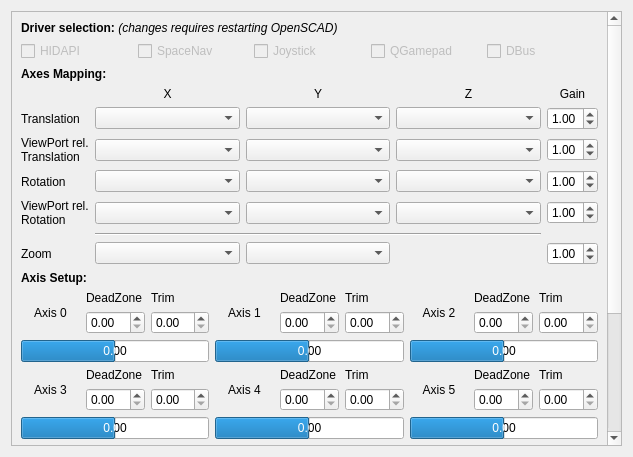
<?xml version="1.0" encoding="UTF-8"?>
<ui version="4.0">
 <class>Axis</class>
 <widget class="QWidget" name="Axis">
  <property name="geometry">
   <rect>
    <x>0</x>
    <y>0</y>
    <width>633</width>
    <height>457</height>
   </rect>
  </property>
  <property name="sizePolicy">
   <sizepolicy hsizetype="Preferred" vsizetype="Preferred">
    <horstretch>0</horstretch>
    <verstretch>0</verstretch>
   </sizepolicy>
  </property>
  <property name="windowTitle">
   <string>Preferences</string>
  </property>
  <property name="unifiedTitleAndToolBarOnMac" stdset="0">
   <bool>true</bool>
  </property>
  <layout class="QGridLayout" name="gridLayout">
   <item row="0" column="0">
    <widget class="QScrollArea" name="scrollArea_InputAxis">
     <property name="widgetResizable">
      <bool>true</bool>
     </property>
     <widget class="QWidget" name="scrollAreaWidgetInputContents">
      <property name="geometry">
       <rect>
        <x>0</x>
        <y>0</y>
        <width>599</width>
        <height>610</height>
       </rect>
      </property>
      <layout class="QGridLayout" name="gridLayout_7" columnstretch="0,0">
       <item row="24" column="0" colspan="2">
        <layout class="QGridLayout" name="gridLayout_10">
         <item row="7" column="2">
          <widget class="QLabel" name="labelAxisTrim3">
           <property name="text">
            <string>Trim</string>
           </property>
          </widget>
         </item>
         <item row="11" column="1">
          <widget class="QDoubleSpinBox" name="doubleSpinBoxDeadzone6">
           <property name="correctionMode">
            <enum>QAbstractSpinBox::CorrectToNearestValue</enum>
           </property>
           <property name="singleStep">
            <double>0.050000000000000</double>
           </property>
          </widget>
         </item>
         <item row="0" column="2">
          <widget class="QLabel" name="labelAxisTrim0">
           <property name="text">
            <string>Trim</string>
           </property>
          </widget>
         </item>
         <item row="9" column="0" colspan="3">
          <widget class="QProgressBar" name="progressBarAxis3">
           <property name="minimum">
            <number>-100</number>
           </property>
           <property name="value">
            <number>0</number>
           </property>
           <property name="format">
            <string notr="true">0.00</string>
           </property>
          </widget>
         </item>
         <item row="1" column="2">
          <widget class="QDoubleSpinBox" name="doubleSpinBoxTrim0">
           <property name="correctionMode">
            <enum>QAbstractSpinBox::CorrectToNearestValue</enum>
           </property>
           <property name="singleStep">
            <double>0.010000000000000</double>
           </property>
          </widget>
         </item>
         <item row="13" column="0" colspan="3">
          <widget class="QPushButton" name="pushButtonAxisTrimReset">
           <property name="text">
            <string>Reset Trim</string>
           </property>
          </widget>
         </item>
         <item row="1" column="4">
          <widget class="QDoubleSpinBox" name="doubleSpinBoxDeadzone1">
           <property name="correctionMode">
            <enum>QAbstractSpinBox::CorrectToNearestValue</enum>
           </property>
           <property name="singleStep">
            <double>0.050000000000000</double>
           </property>
          </widget>
         </item>
         <item row="12" column="3" colspan="3">
          <widget class="QProgressBar" name="progressBarAxis7">
           <property name="minimum">
            <number>-100</number>
           </property>
           <property name="value">
            <number>0</number>
           </property>
           <property name="format">
            <string notr="true">0.00</string>
           </property>
          </widget>
         </item>
         <item row="9" column="3" colspan="3">
          <widget class="QProgressBar" name="progressBarAxis4">
           <property name="minimum">
            <number>-100</number>
           </property>
           <property name="value">
            <number>0</number>
           </property>
           <property name="format">
            <string notr="true">0.00</string>
           </property>
          </widget>
         </item>
         <item row="1" column="7">
          <widget class="QDoubleSpinBox" name="doubleSpinBoxDeadzone2">
           <property name="correctionMode">
            <enum>QAbstractSpinBox::CorrectToNearestValue</enum>
           </property>
           <property name="singleStep">
            <double>0.050000000000000</double>
           </property>
          </widget>
         </item>
         <item row="1" column="1">
          <widget class="QDoubleSpinBox" name="doubleSpinBoxDeadzone0">
           <property name="correctionMode">
            <enum>QAbstractSpinBox::CorrectToNearestValue</enum>
           </property>
           <property name="singleStep">
            <double>0.050000000000000</double>
           </property>
          </widget>
         </item>
         <item row="9" column="6" colspan="3">
          <widget class="QProgressBar" name="progressBarAxis5">
           <property name="minimum">
            <number>-100</number>
           </property>
           <property name="value">
            <number>0</number>
           </property>
           <property name="format">
            <string notr="true">0.00</string>
           </property>
          </widget>
         </item>
         <item row="0" column="1">
          <widget class="QLabel" name="labelAxisDeadzone0">
           <property name="text">
            <string>DeadZone</string>
           </property>
          </widget>
         </item>
         <item row="1" column="5">
          <widget class="QDoubleSpinBox" name="doubleSpinBoxTrim1">
           <property name="correctionMode">
            <enum>QAbstractSpinBox::CorrectToNearestValue</enum>
           </property>
           <property name="singleStep">
            <double>0.010000000000000</double>
           </property>
          </widget>
         </item>
         <item row="11" column="2">
          <widget class="QDoubleSpinBox" name="doubleSpinBoxTrim6">
           <property name="correctionMode">
            <enum>QAbstractSpinBox::CorrectToNearestValue</enum>
           </property>
           <property name="singleStep">
            <double>0.010000000000000</double>
           </property>
          </widget>
         </item>
         <item row="6" column="3" colspan="3">
          <widget class="QProgressBar" name="progressBarAxis1">
           <property name="minimum">
            <number>-100</number>
           </property>
           <property name="value">
            <number>0</number>
           </property>
           <property name="format">
            <string notr="true">0.00</string>
           </property>
          </widget>
         </item>
         <item row="1" column="8">
          <widget class="QDoubleSpinBox" name="doubleSpinBoxTrim2">
           <property name="correctionMode">
            <enum>QAbstractSpinBox::CorrectToNearestValue</enum>
           </property>
           <property name="singleStep">
            <double>0.010000000000000</double>
           </property>
          </widget>
         </item>
         <item row="8" column="8">
          <widget class="QDoubleSpinBox" name="doubleSpinBoxTrim5">
           <property name="correctionMode">
            <enum>QAbstractSpinBox::CorrectToNearestValue</enum>
           </property>
           <property name="singleStep">
            <double>0.010000000000000</double>
           </property>
          </widget>
         </item>
         <item row="13" column="6" colspan="3">
          <widget class="QPushButton" name="pushButtonAxisTrim">
           <property name="text">
            <string>Auto Trim Axes</string>
           </property>
          </widget>
         </item>
         <item row="12" column="6" colspan="3">
          <widget class="QProgressBar" name="progressBarAxis8">
           <property name="minimum">
            <number>-100</number>
           </property>
           <property name="value">
            <number>0</number>
           </property>
           <property name="format">
            <string notr="true">0.00</string>
           </property>
          </widget>
         </item>
         <item row="11" column="4">
          <widget class="QDoubleSpinBox" name="doubleSpinBoxDeadzone7">
           <property name="correctionMode">
            <enum>QAbstractSpinBox::CorrectToNearestValue</enum>
           </property>
           <property name="singleStep">
            <double>0.050000000000000</double>
           </property>
          </widget>
         </item>
         <item row="8" column="1">
          <widget class="QDoubleSpinBox" name="doubleSpinBoxDeadzone3">
           <property name="correctionMode">
            <enum>QAbstractSpinBox::CorrectToNearestValue</enum>
           </property>
           <property name="singleStep">
            <double>0.050000000000000</double>
           </property>
          </widget>
         </item>
         <item row="8" column="4">
          <widget class="QDoubleSpinBox" name="doubleSpinBoxDeadzone4">
           <property name="correctionMode">
            <enum>QAbstractSpinBox::CorrectToNearestValue</enum>
           </property>
           <property name="singleStep">
            <double>0.050000000000000</double>
           </property>
          </widget>
         </item>
         <item row="8" column="2">
          <widget class="QDoubleSpinBox" name="doubleSpinBoxTrim3">
           <property name="correctionMode">
            <enum>QAbstractSpinBox::CorrectToNearestValue</enum>
           </property>
           <property name="singleStep">
            <double>0.010000000000000</double>
           </property>
          </widget>
         </item>
         <item row="8" column="5">
          <widget class="QDoubleSpinBox" name="doubleSpinBoxTrim4">
           <property name="correctionMode">
            <enum>QAbstractSpinBox::CorrectToNearestValue</enum>
           </property>
           <property name="singleStep">
            <double>0.010000000000000</double>
           </property>
          </widget>
         </item>
         <item row="11" column="8">
          <widget class="QDoubleSpinBox" name="doubleSpinBoxTrim8">
           <property name="correctionMode">
            <enum>QAbstractSpinBox::CorrectToNearestValue</enum>
           </property>
           <property name="singleStep">
            <double>0.010000000000000</double>
           </property>
          </widget>
         </item>
         <item row="11" column="5">
          <widget class="QDoubleSpinBox" name="doubleSpinBoxTrim7">
           <property name="correctionMode">
            <enum>QAbstractSpinBox::CorrectToNearestValue</enum>
           </property>
           <property name="singleStep">
            <double>0.010000000000000</double>
           </property>
          </widget>
         </item>
         <item row="11" column="7">
          <widget class="QDoubleSpinBox" name="doubleSpinBoxDeadzone8">
           <property name="correctionMode">
            <enum>QAbstractSpinBox::CorrectToNearestValue</enum>
           </property>
           <property name="singleStep">
            <double>0.050000000000000</double>
           </property>
          </widget>
         </item>
         <item row="8" column="7">
          <widget class="QDoubleSpinBox" name="doubleSpinBoxDeadzone5">
           <property name="correctionMode">
            <enum>QAbstractSpinBox::CorrectToNearestValue</enum>
           </property>
           <property name="singleStep">
            <double>0.050000000000000</double>
           </property>
          </widget>
         </item>
         <item row="12" column="0" colspan="3">
          <widget class="QProgressBar" name="progressBarAxis6">
           <property name="minimum">
            <number>-100</number>
           </property>
           <property name="value">
            <number>0</number>
           </property>
           <property name="format">
            <string notr="true">0.00</string>
           </property>
          </widget>
         </item>
         <item row="6" column="6" colspan="3">
          <widget class="QProgressBar" name="progressBarAxis2">
           <property name="minimum">
            <number>-100</number>
           </property>
           <property name="value">
            <number>0</number>
           </property>
           <property name="format">
            <string notr="true">0.00</string>
           </property>
          </widget>
         </item>
         <item row="6" column="0" colspan="3">
          <widget class="QProgressBar" name="progressBarAxis0">
           <property name="minimum">
            <number>-100</number>
           </property>
           <property name="value">
            <number>0</number>
           </property>
           <property name="format">
            <string notr="true">0.00</string>
           </property>
          </widget>
         </item>
         <item row="10" column="2">
          <widget class="QLabel" name="labelAxisTrim6">
           <property name="text">
            <string>Trim</string>
           </property>
          </widget>
         </item>
         <item row="7" column="1">
          <widget class="QLabel" name="labelAxisDeadzone3">
           <property name="text">
            <string>DeadZone</string>
           </property>
          </widget>
         </item>
         <item row="10" column="1">
          <widget class="QLabel" name="labelAxisDeadzone6">
           <property name="text">
            <string>DeadZone</string>
           </property>
          </widget>
         </item>
         <item row="10" column="4">
          <widget class="QLabel" name="labelAxisDeadzone7">
           <property name="text">
            <string>DeadZone</string>
           </property>
          </widget>
         </item>
         <item row="10" column="5">
          <widget class="QLabel" name="labelAxisTrim7">
           <property name="text">
            <string>Trim</string>
           </property>
          </widget>
         </item>
         <item row="10" column="7">
          <widget class="QLabel" name="labelAxisDeadzone8">
           <property name="text">
            <string>DeadZone</string>
           </property>
          </widget>
         </item>
         <item row="10" column="8">
          <widget class="QLabel" name="labelAxisTrim8">
           <property name="text">
            <string>Trim</string>
           </property>
          </widget>
         </item>
         <item row="7" column="7">
          <widget class="QLabel" name="labelAxisDeadzone5">
           <property name="text">
            <string>DeadZone</string>
           </property>
          </widget>
         </item>
         <item row="7" column="8">
          <widget class="QLabel" name="labelAxisTrim5">
           <property name="text">
            <string>Trim</string>
           </property>
          </widget>
         </item>
         <item row="7" column="4">
          <widget class="QLabel" name="labelAxisDeadzone4">
           <property name="text">
            <string>DeadZone</string>
           </property>
          </widget>
         </item>
         <item row="7" column="5">
          <widget class="QLabel" name="labelAxisTrim4">
           <property name="text">
            <string>Trim</string>
           </property>
          </widget>
         </item>
         <item row="0" column="7">
          <widget class="QLabel" name="labelAxisDeadzone2">
           <property name="text">
            <string>DeadZone</string>
           </property>
          </widget>
         </item>
         <item row="0" column="8">
          <widget class="QLabel" name="labelAxisTrim2">
           <property name="text">
            <string>Trim</string>
           </property>
          </widget>
         </item>
         <item row="0" column="6" rowspan="2">
          <widget class="QLabel" name="labelAxis2">
           <property name="sizePolicy">
            <sizepolicy hsizetype="Minimum" vsizetype="Minimum">
             <horstretch>0</horstretch>
             <verstretch>0</verstretch>
            </sizepolicy>
           </property>
           <property name="text">
            <string>Axis 2</string>
           </property>
           <property name="alignment">
            <set>Qt::AlignCenter</set>
           </property>
          </widget>
         </item>
         <item row="0" column="0" rowspan="2">
          <widget class="QLabel" name="labelAxis0">
           <property name="sizePolicy">
            <sizepolicy hsizetype="Minimum" vsizetype="Minimum">
             <horstretch>0</horstretch>
             <verstretch>0</verstretch>
            </sizepolicy>
           </property>
           <property name="text">
            <string>Axis 0</string>
           </property>
           <property name="alignment">
            <set>Qt::AlignCenter</set>
           </property>
          </widget>
         </item>
         <item row="7" column="0" rowspan="2">
          <widget class="QLabel" name="labelAxis3">
           <property name="sizePolicy">
            <sizepolicy hsizetype="Minimum" vsizetype="Minimum">
             <horstretch>0</horstretch>
             <verstretch>0</verstretch>
            </sizepolicy>
           </property>
           <property name="text">
            <string>Axis 3</string>
           </property>
           <property name="alignment">
            <set>Qt::AlignCenter</set>
           </property>
          </widget>
         </item>
         <item row="10" column="0" rowspan="2">
          <widget class="QLabel" name="labelAxis6">
           <property name="sizePolicy">
            <sizepolicy hsizetype="Minimum" vsizetype="Minimum">
             <horstretch>0</horstretch>
             <verstretch>0</verstretch>
            </sizepolicy>
           </property>
           <property name="text">
            <string>Axis 6</string>
           </property>
           <property name="alignment">
            <set>Qt::AlignCenter</set>
           </property>
          </widget>
         </item>
         <item row="10" column="6" rowspan="2">
          <widget class="QLabel" name="labelAxis8">
           <property name="sizePolicy">
            <sizepolicy hsizetype="Minimum" vsizetype="Minimum">
             <horstretch>0</horstretch>
             <verstretch>0</verstretch>
            </sizepolicy>
           </property>
           <property name="text">
            <string>Axis 8</string>
           </property>
           <property name="alignment">
            <set>Qt::AlignCenter</set>
           </property>
          </widget>
         </item>
         <item row="10" column="3" rowspan="2">
          <widget class="QLabel" name="labelAxis7">
           <property name="sizePolicy">
            <sizepolicy hsizetype="Minimum" vsizetype="Minimum">
             <horstretch>0</horstretch>
             <verstretch>0</verstretch>
            </sizepolicy>
           </property>
           <property name="text">
            <string>Axis 7</string>
           </property>
           <property name="alignment">
            <set>Qt::AlignCenter</set>
           </property>
          </widget>
         </item>
         <item row="7" column="6" rowspan="2">
          <widget class="QLabel" name="labelAxis5">
           <property name="sizePolicy">
            <sizepolicy hsizetype="Minimum" vsizetype="Minimum">
             <horstretch>0</horstretch>
             <verstretch>0</verstretch>
            </sizepolicy>
           </property>
           <property name="text">
            <string>Axis 5</string>
           </property>
           <property name="alignment">
            <set>Qt::AlignCenter</set>
           </property>
          </widget>
         </item>
         <item row="0" column="3" rowspan="2">
          <widget class="QLabel" name="labelAxis1">
           <property name="sizePolicy">
            <sizepolicy hsizetype="Minimum" vsizetype="Minimum">
             <horstretch>0</horstretch>
             <verstretch>0</verstretch>
            </sizepolicy>
           </property>
           <property name="text">
            <string>Axis 1</string>
           </property>
           <property name="alignment">
            <set>Qt::AlignCenter</set>
           </property>
          </widget>
         </item>
         <item row="7" column="3" rowspan="2">
          <widget class="QLabel" name="labelAxis4">
           <property name="sizePolicy">
            <sizepolicy hsizetype="Minimum" vsizetype="Minimum">
             <horstretch>0</horstretch>
             <verstretch>0</verstretch>
            </sizepolicy>
           </property>
           <property name="text">
            <string>Axis 4</string>
           </property>
           <property name="alignment">
            <set>Qt::AlignCenter</set>
           </property>
          </widget>
         </item>
         <item row="0" column="4">
          <widget class="QLabel" name="labelAxisDeadzone1">
           <property name="text">
            <string>DeadZone</string>
           </property>
          </widget>
         </item>
         <item row="0" column="5">
          <widget class="QLabel" name="labelAxisTrim1">
           <property name="text">
            <string>Trim</string>
           </property>
          </widget>
         </item>
        </layout>
       </item>
       <item row="13" column="0" colspan="2">
        <layout class="QGridLayout" name="gridLayout_11">
         <item row="3" column="0">
          <widget class="QLabel" name="labelInputRotation">
           <property name="text">
            <string>Rotation</string>
           </property>
          </widget>
         </item>
         <item row="3" column="1">
          <widget class="QComboBox" name="comboBoxRotationX">
           <property name="sizePolicy">
            <sizepolicy hsizetype="Preferred" vsizetype="Fixed">
             <horstretch>1</horstretch>
             <verstretch>0</verstretch>
            </sizepolicy>
           </property>
          </widget>
         </item>
         <item row="6" column="0">
          <widget class="QLabel" name="labelInputZoom">
           <property name="text">
            <string>Zoom</string>
           </property>
          </widget>
         </item>
         <item row="6" column="1">
          <widget class="QComboBox" name="comboBoxZoom">
           <property name="sizePolicy">
            <sizepolicy hsizetype="Preferred" vsizetype="Fixed">
             <horstretch>1</horstretch>
             <verstretch>0</verstretch>
            </sizepolicy>
           </property>
          </widget>
         </item>
         <item row="1" column="1">
          <widget class="QComboBox" name="comboBoxTranslationX">
           <property name="sizePolicy">
            <sizepolicy hsizetype="Preferred" vsizetype="Fixed">
             <horstretch>1</horstretch>
             <verstretch>0</verstretch>
            </sizepolicy>
           </property>
          </widget>
         </item>
         <item row="2" column="3">
          <widget class="QComboBox" name="comboBoxTranslationZVPRel">
           <property name="sizePolicy">
            <sizepolicy hsizetype="Preferred" vsizetype="Fixed">
             <horstretch>1</horstretch>
             <verstretch>0</verstretch>
            </sizepolicy>
           </property>
          </widget>
         </item>
         <item row="1" column="3">
          <widget class="QComboBox" name="comboBoxTranslationZ">
           <property name="sizePolicy">
            <sizepolicy hsizetype="Preferred" vsizetype="Fixed">
             <horstretch>1</horstretch>
             <verstretch>0</verstretch>
            </sizepolicy>
           </property>
          </widget>
         </item>
         <item row="1" column="4">
          <widget class="QDoubleSpinBox" name="doubleSpinBoxTranslationGain">
           <property name="correctionMode">
            <enum>QAbstractSpinBox::CorrectToNearestValue</enum>
           </property>
           <property name="minimum">
            <double>0.100000000000000</double>
           </property>
           <property name="maximum">
            <double>9.990000000000000</double>
           </property>
           <property name="singleStep">
            <double>0.100000000000000</double>
           </property>
           <property name="value">
            <double>1.000000000000000</double>
           </property>
          </widget>
         </item>
         <item row="0" column="1">
          <widget class="QLabel" name="label_11">
           <property name="text">
            <string>X</string>
           </property>
           <property name="alignment">
            <set>Qt::AlignCenter</set>
           </property>
          </widget>
         </item>
         <item row="0" column="4">
          <widget class="QLabel" name="label_16">
           <property name="text">
            <string>Gain</string>
           </property>
           <property name="alignment">
            <set>Qt::AlignCenter</set>
           </property>
          </widget>
         </item>
         <item row="3" column="4">
          <widget class="QDoubleSpinBox" name="doubleSpinBoxRotateGain">
           <property name="correctionMode">
            <enum>QAbstractSpinBox::CorrectToNearestValue</enum>
           </property>
           <property name="minimum">
            <double>0.100000000000000</double>
           </property>
           <property name="maximum">
            <double>9.990000000000000</double>
           </property>
           <property name="singleStep">
            <double>0.100000000000000</double>
           </property>
           <property name="value">
            <double>1.000000000000000</double>
           </property>
          </widget>
         </item>
         <item row="3" column="2">
          <widget class="QComboBox" name="comboBoxRotationY">
           <property name="sizePolicy">
            <sizepolicy hsizetype="Preferred" vsizetype="Fixed">
             <horstretch>1</horstretch>
             <verstretch>0</verstretch>
            </sizepolicy>
           </property>
          </widget>
         </item>
         <item row="0" column="2">
          <widget class="QLabel" name="label_14">
           <property name="text">
            <string>Y</string>
           </property>
           <property name="alignment">
            <set>Qt::AlignCenter</set>
           </property>
          </widget>
         </item>
         <item row="6" column="4">
          <widget class="QDoubleSpinBox" name="doubleSpinBoxZoomGain">
           <property name="minimum">
            <double>0.100000000000000</double>
           </property>
           <property name="maximum">
            <double>9.990000000000000</double>
           </property>
           <property name="singleStep">
            <double>0.100000000000000</double>
           </property>
           <property name="value">
            <double>1.000000000000000</double>
           </property>
          </widget>
         </item>
         <item row="2" column="4">
          <widget class="QDoubleSpinBox" name="doubleSpinBoxTranslationVPRelGain">
           <property name="correctionMode">
            <enum>QAbstractSpinBox::CorrectToNearestValue</enum>
           </property>
           <property name="minimum">
            <double>0.100000000000000</double>
           </property>
           <property name="maximum">
            <double>9.990000000000000</double>
           </property>
           <property name="singleStep">
            <double>0.100000000000000</double>
           </property>
           <property name="value">
            <double>1.000000000000000</double>
           </property>
          </widget>
         </item>
         <item row="0" column="3">
          <widget class="QLabel" name="label_15">
           <property name="text">
            <string>Z</string>
           </property>
           <property name="alignment">
            <set>Qt::AlignCenter</set>
           </property>
          </widget>
         </item>
         <item row="1" column="2">
          <widget class="QComboBox" name="comboBoxTranslationY">
           <property name="sizePolicy">
            <sizepolicy hsizetype="Preferred" vsizetype="Fixed">
             <horstretch>1</horstretch>
             <verstretch>0</verstretch>
            </sizepolicy>
           </property>
          </widget>
         </item>
         <item row="2" column="2">
          <widget class="QComboBox" name="comboBoxTranslationYVPRel">
           <property name="sizePolicy">
            <sizepolicy hsizetype="Preferred" vsizetype="Fixed">
             <horstretch>1</horstretch>
             <verstretch>0</verstretch>
            </sizepolicy>
           </property>
          </widget>
         </item>
         <item row="2" column="1">
          <widget class="QComboBox" name="comboBoxTranslationXVPRel">
           <property name="sizePolicy">
            <sizepolicy hsizetype="Preferred" vsizetype="Fixed">
             <horstretch>1</horstretch>
             <verstretch>0</verstretch>
            </sizepolicy>
           </property>
          </widget>
         </item>
         <item row="1" column="0">
          <widget class="QLabel" name="labelInputTranslation">
           <property name="text">
            <string>Translation</string>
           </property>
          </widget>
         </item>
         <item row="3" column="3">
          <widget class="QComboBox" name="comboBoxRotationZ">
           <property name="sizePolicy">
            <sizepolicy hsizetype="Preferred" vsizetype="Fixed">
             <horstretch>1</horstretch>
             <verstretch>0</verstretch>
            </sizepolicy>
           </property>
          </widget>
         </item>
         <item row="2" column="0">
          <widget class="QLabel" name="labelInputTranslationViewPortRelative">
           <property name="text">
            <string>ViewPort rel.&lt;br/&gt;Translation</string>
           </property>
          </widget>
         </item>
         <item row="6" column="2">
          <widget class="QComboBox" name="comboBoxZoom2">
           <property name="sizePolicy">
            <sizepolicy hsizetype="Preferred" vsizetype="Fixed">
             <horstretch>1</horstretch>
             <verstretch>0</verstretch>
            </sizepolicy>
           </property>
          </widget>
         </item>
         <item row="5" column="1" colspan="3">
          <widget class="Line" name="line_2">
           <property name="orientation">
            <enum>Qt::Horizontal</enum>
           </property>
          </widget>
         </item>
         <item row="4" column="1">
          <widget class="QComboBox" name="comboBoxRotationXVPRel">
           <property name="sizePolicy">
            <sizepolicy hsizetype="Preferred" vsizetype="Fixed">
             <horstretch>1</horstretch>
             <verstretch>0</verstretch>
            </sizepolicy>
           </property>
          </widget>
         </item>
         <item row="4" column="0">
          <widget class="QLabel" name="labelInputRotationViewPortRelative">
           <property name="text">
            <string>ViewPort rel.&lt;br /&gt;Rotation</string>
           </property>
          </widget>
         </item>
         <item row="4" column="2">
          <widget class="QComboBox" name="comboBoxRotationYVPRel">
           <property name="sizePolicy">
            <sizepolicy hsizetype="Preferred" vsizetype="Fixed">
             <horstretch>1</horstretch>
             <verstretch>0</verstretch>
            </sizepolicy>
           </property>
          </widget>
         </item>
         <item row="4" column="3">
          <widget class="QComboBox" name="comboBoxRotationZVPRel">
           <property name="sizePolicy">
            <sizepolicy hsizetype="Preferred" vsizetype="Fixed">
             <horstretch>1</horstretch>
             <verstretch>0</verstretch>
            </sizepolicy>
           </property>
          </widget>
         </item>
         <item row="4" column="4">
          <widget class="QDoubleSpinBox" name="doubleSpinBoxRotateVPRelGain">
           <property name="correctionMode">
            <enum>QAbstractSpinBox::CorrectToNearestValue</enum>
           </property>
           <property name="minimum">
            <double>0.100000000000000</double>
           </property>
           <property name="maximum">
            <double>9.990000000000000</double>
           </property>
           <property name="singleStep">
            <double>0.100000000000000</double>
           </property>
           <property name="value">
            <double>1.000000000000000</double>
           </property>
          </widget>
         </item>
        </layout>
       </item>
       <item row="14" column="0" colspan="2">
        <widget class="QLabel" name="label_3">
         <property name="font">
          <font>
           <weight>75</weight>
           <bold>true</bold>
          </font>
         </property>
         <property name="text">
          <string>Axis Setup:</string>
         </property>
        </widget>
       </item>
       <item row="0" column="0" colspan="2">
        <widget class="QLabel" name="label">
         <property name="text">
          <string>&lt;b&gt;Driver selection:&lt;/b&gt; &lt;i&gt;(changes requires restarting OpenSCAD)&lt;/i&gt;</string>
         </property>
        </widget>
       </item>
       <item row="1" column="0" colspan="2">
        <layout class="QGridLayout" name="gridLayout_2">
         <item row="2" column="1">
          <widget class="QCheckBox" name="checkBoxSpaceNav">
           <property name="enabled">
            <bool>false</bool>
           </property>
           <property name="text">
            <string>SpaceNav</string>
           </property>
          </widget>
         </item>
         <item row="2" column="0">
          <widget class="QCheckBox" name="checkBoxHIDAPI">
           <property name="enabled">
            <bool>false</bool>
           </property>
           <property name="text">
            <string>HIDAPI</string>
           </property>
          </widget>
         </item>
         <item row="2" column="3">
          <widget class="QCheckBox" name="checkBoxQGamepad">
           <property name="enabled">
            <bool>false</bool>
           </property>
           <property name="text">
            <string>QGamepad</string>
           </property>
          </widget>
         </item>
         <item row="2" column="2">
          <widget class="QCheckBox" name="checkBoxJoystick">
           <property name="enabled">
            <bool>false</bool>
           </property>
           <property name="text">
            <string>Joystick</string>
           </property>
          </widget>
         </item>
         <item row="2" column="4">
          <widget class="QCheckBox" name="checkBoxDBus">
           <property name="enabled">
            <bool>false</bool>
           </property>
           <property name="text">
            <string>DBus</string>
           </property>
          </widget>
         </item>
        </layout>
       </item>
       <item row="2" column="0" colspan="2">
        <widget class="QLabel" name="label_2">
         <property name="font">
          <font>
           <weight>75</weight>
           <bold>true</bold>
          </font>
         </property>
         <property name="text">
          <string>Axes Mapping:</string>
         </property>
        </widget>
       </item>
       <item row="34" column="0" colspan="2">
        <widget class="QLabel" name="label_4">
         <property name="font">
          <font>
           <weight>75</weight>
           <bold>true</bold>
          </font>
         </property>
         <property name="text">
          <string>Status:</string>
         </property>
        </widget>
       </item>
       <item row="35" column="0" colspan="2">
        <widget class="QLabel" name="label_driverInfo">
         <property name="text">
          <string>TextLabel</string>
         </property>
        </widget>
       </item>
       <item row="36" column="0">
        <widget class="QPushButton" name="pushButtonUpdate">
         <property name="text">
          <string>Update</string>
         </property>
        </widget>
       </item>
       <item row="37" column="0">
        <spacer name="verticalSpacer_4">
         <property name="orientation">
          <enum>Qt::Vertical</enum>
         </property>
         <property name="sizeHint" stdset="0">
          <size>
           <width>20</width>
           <height>40</height>
          </size>
         </property>
        </spacer>
       </item>
      </layout>
     </widget>
    </widget>
   </item>
  </layout>
 </widget>
 <resources/>
 <connections/>
</ui>
